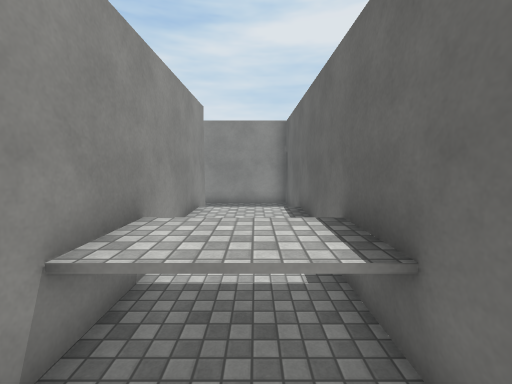
[1] (above)

24 first-person views from a walk through a Unity game level. The camera is 1.4 m above the floor, tilts 6° down and sees 90° across. Doors are open. The floor is counted in squares, 1 m on a side. Each view is taken from the middle of a square. On the plan, view 1 faces up. The plan holds only what a view shows up to about 13 squares ahead; the rest is blank. The player is left out. Some surface patterns are stand-ins.

[2]
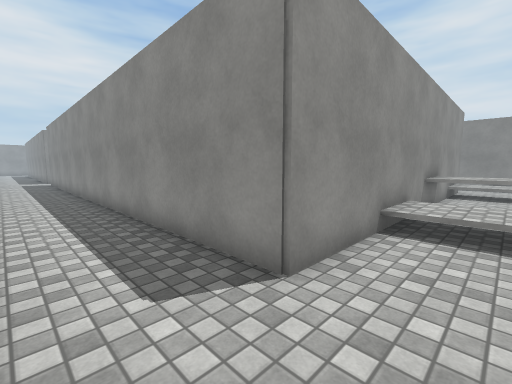

[3]
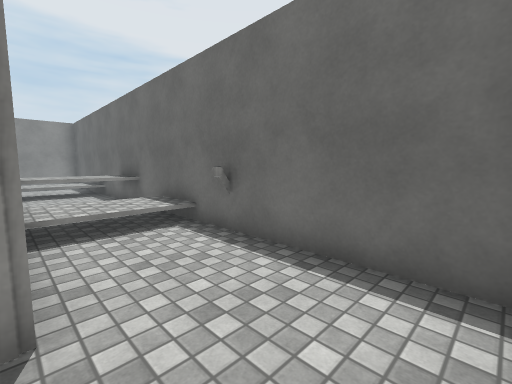

[4]
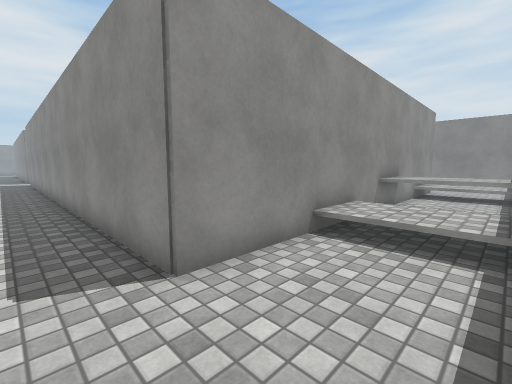

[5]
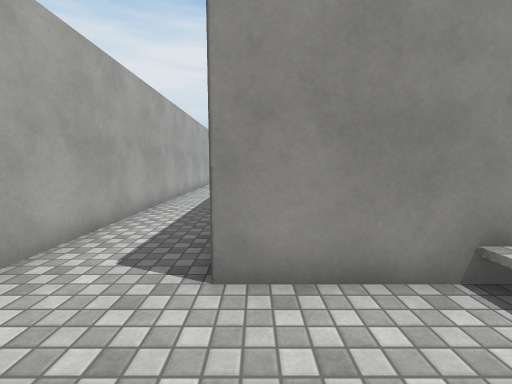

[6]
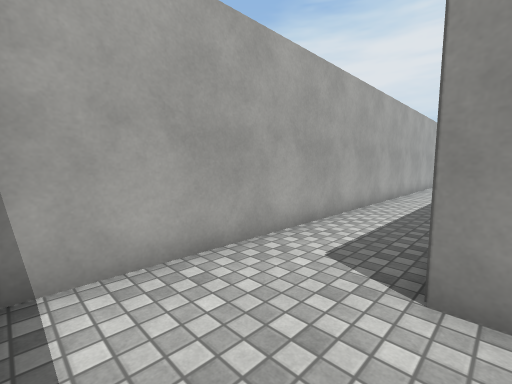

[7]
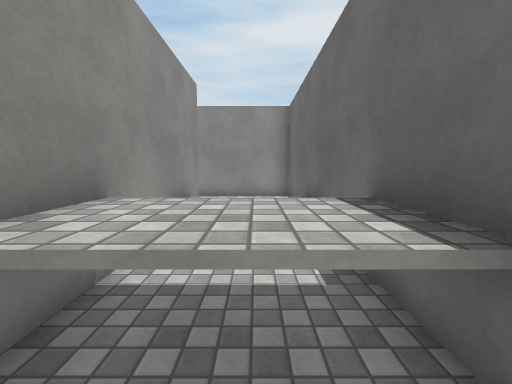

[8]
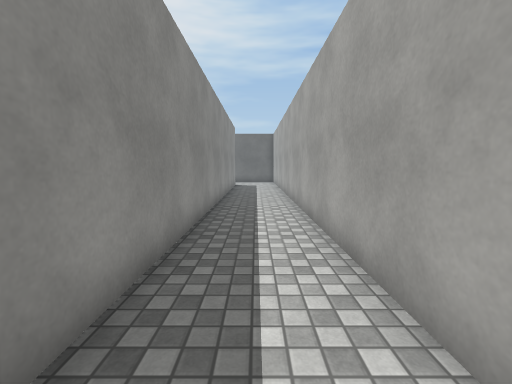

[9]
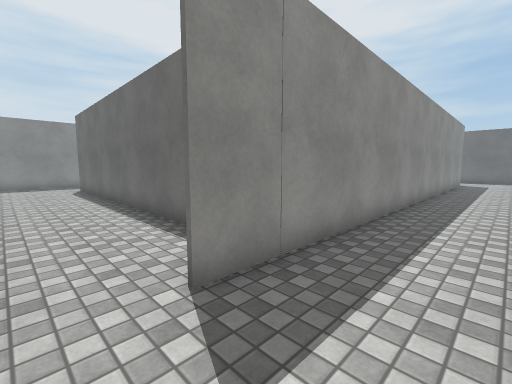

[10]
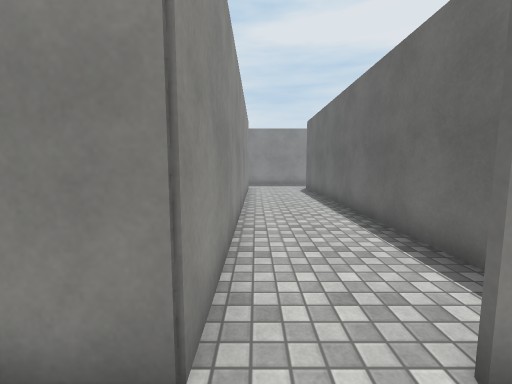

[11]
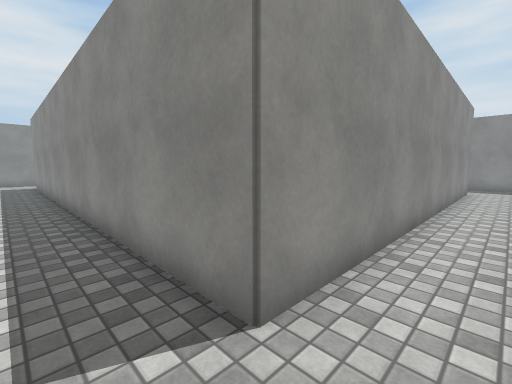

[12]
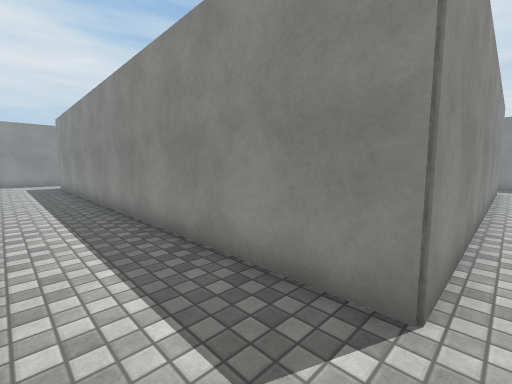

[13]
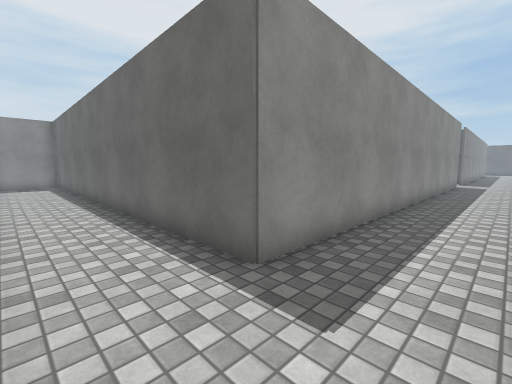

[14]
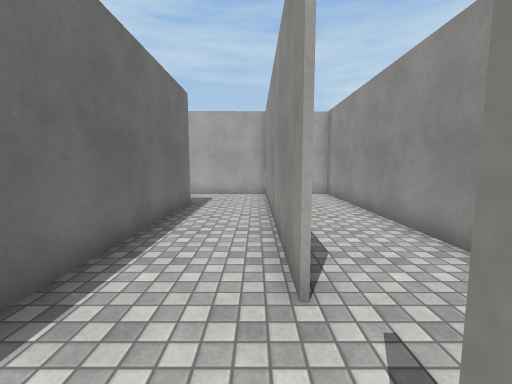

[15]
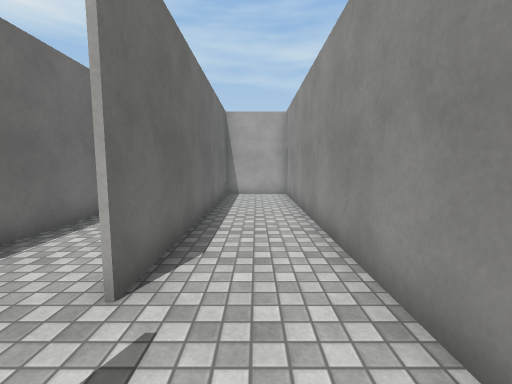

[16]
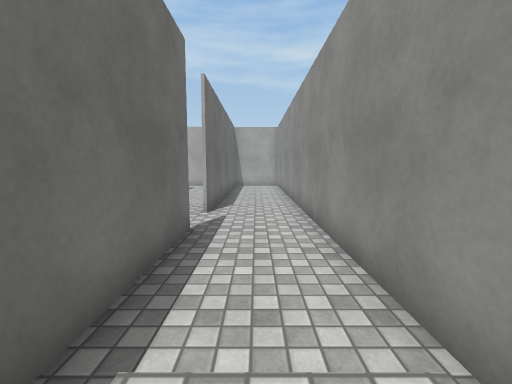

[17]
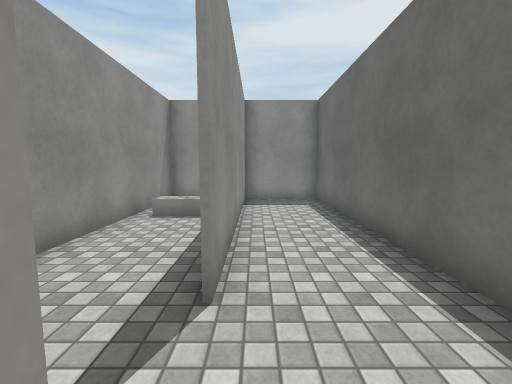

[18]
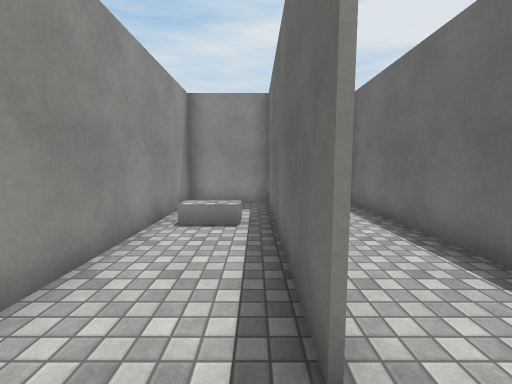

[19]
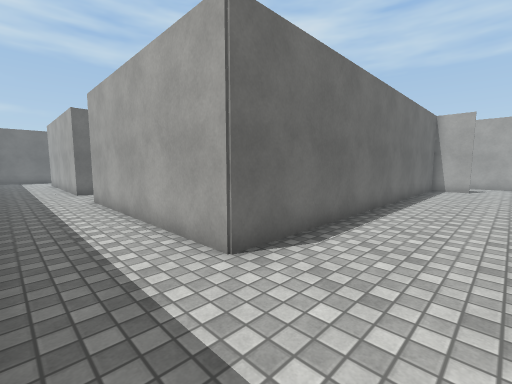

[20]
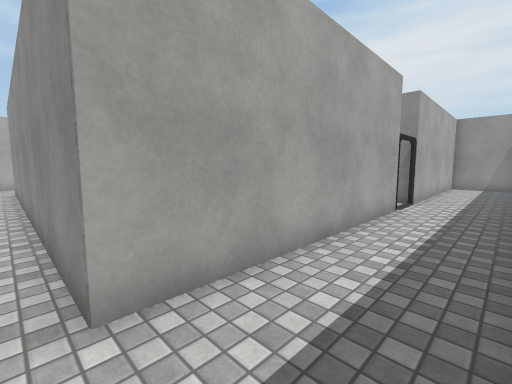

[21]
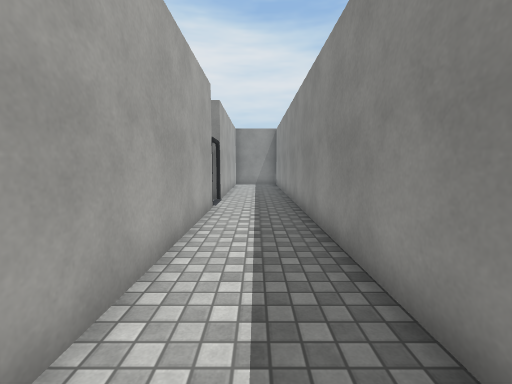

[22]
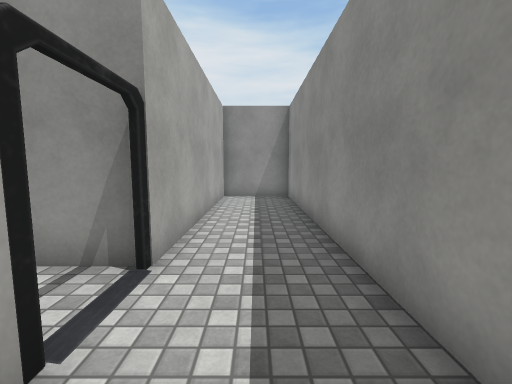

[23]
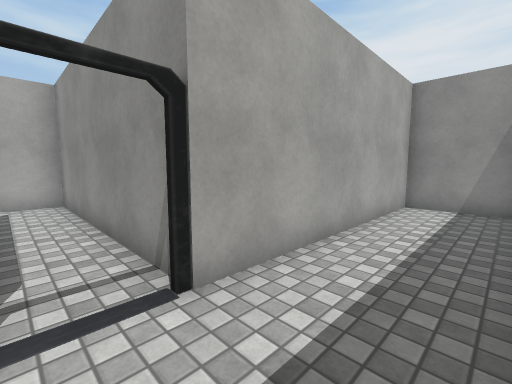

[24]
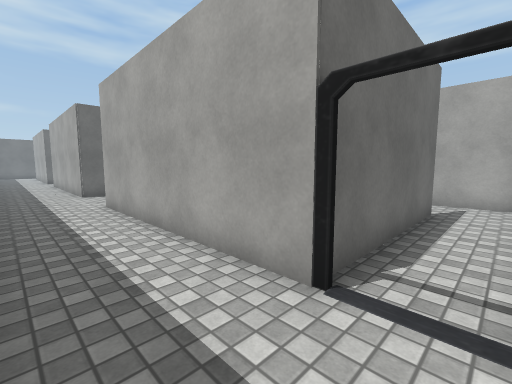

### Floor plan
Key: @ floor where view 1 was taken; # wall or solid block; . main floor; : floor 0.5 m higher than the main floor; D open door; ^ raised ledge; B block; O other object.
Columns run from 49 left of view 1 to 2 right of it. Each row starts with its distance up from view 1.
 13  ########################                     ######
 12 #  #..#....................................    ....#
 11 #  #..#....................................    ....#
 10 #..#..#########..########...#########..###     #...#
  9 #.B#..#       #..#      #...#         .#       #...#
  8 #..#..#       #..#      #...#                  #:::#
  7 #..#..#       #..#      #...#                  #:::#
  6 #..#..#       #..#      #...#                  #...#
  5 #..#..#       #..#      #...#                  #...#
  4 #.....#       #..#      #...#                  #DD^#
  3 #.....#       #...      #...#                  #^^^#
  2 #..#..#       #...      #...#                  #^^^#
  1 #..#..#       ####      #...#                  #...#
  0 #..#..#                 #...#                  #:@:#
 -1 #..#..#                 #...#                  #:::#
 -2 #..#..#                 #...#                  #...#
 -3 #..#..#                 #...#                  #..O#
 -4 #..#..###################..#####################...#
 -5 #..#...............................................#
 -6 #..#...............................................#
 -7 #..#.................... . ........................#
 -8 ########                      ######################

Positions as (right, up) in squares from view 1, and headings:
1: (0, 0), facing up
2: (0, -7), facing up-left
3: (-2, -7), facing up-right
4: (1, -6), facing up-left
5: (1, -4), facing left
6: (1, -4), facing down-left
7: (0, 1), facing up
8: (-20, -6), facing right
9: (-24, -7), facing up-right
10: (-24, -6), facing up
11: (-23, -6), facing up-left
12: (-24, -7), facing up-left
13: (-45, -7), facing up-right
14: (-45, 5), facing down
15: (-47, 5), facing down
16: (-47, 10), facing down
17: (-45, 2), facing up
18: (-46, 3), facing up
19: (-24, 12), facing down-right
20: (-24, 12), facing down-left
21: (-24, 11), facing left
22: (-31, 11), facing left
23: (-33, 12), facing down-left
24: (-34, 12), facing down-right
